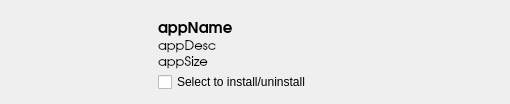
<?xml version="1.0" encoding="UTF-8"?>
<ui version="4.0">
 <class>ServiceItemWidget</class>
 <widget class="QWidget" name="ServiceItemWidget">
  <property name="geometry">
   <rect>
    <x>0</x>
    <y>0</y>
    <width>510</width>
    <height>104</height>
   </rect>
  </property>
  <property name="minimumSize">
   <size>
    <width>0</width>
    <height>90</height>
   </size>
  </property>
  <property name="windowTitle">
   <string>Form</string>
  </property>
  <layout class="QGridLayout" name="gridLayout">
   <item row="0" column="1">
    <widget class="QLabel" name="labelStatus">
     <property name="minimumSize">
      <size>
       <width>111</width>
       <height>90</height>
      </size>
     </property>
     <property name="maximumSize">
      <size>
       <width>111</width>
       <height>90</height>
      </size>
     </property>
     <property name="toolTip">
      <string>toolTipText</string>
     </property>
     <property name="styleSheet">
      <string>border: 1px solid rgb(236, 236, 236, 100);</string>
     </property>
     <property name="text">
      <string/>
     </property>
     <property name="pixmap">
      <pixmap>../../../../../../home/build/Dokumentumok/Projektek/PackageWizard/modules_uic/pics/blackPanther_shield200.png</pixmap>
     </property>
     <property name="scaledContents">
      <bool>true</bool>
     </property>
     <property name="openExternalLinks">
      <bool>false</bool>
     </property>
    </widget>
   </item>
   <item row="0" column="2">
    <layout class="QVBoxLayout" name="verticalLayout">
     <property name="spacing">
      <number>2</number>
     </property>
     <property name="sizeConstraint">
      <enum>QLayout::SetNoConstraint</enum>
     </property>
     <property name="leftMargin">
      <number>15</number>
     </property>
     <property name="topMargin">
      <number>5</number>
     </property>
     <property name="rightMargin">
      <number>15</number>
     </property>
     <item>
      <widget class="QLabel" name="labelName">
       <property name="font">
        <font>
         <family>URW Gothic L</family>
         <pointsize>11</pointsize>
         <weight>75</weight>
         <bold>true</bold>
        </font>
       </property>
       <property name="text">
        <string>appName</string>
       </property>
      </widget>
     </item>
     <item>
      <widget class="QLabel" name="labelDesc">
       <property name="font">
        <font>
         <family>URW Gothic L</family>
         <pointsize>10</pointsize>
        </font>
       </property>
       <property name="styleSheet">
        <string notr="true"/>
       </property>
       <property name="text">
        <string>appDesc</string>
       </property>
      </widget>
     </item>
     <item>
      <widget class="QLabel" name="labelSize">
       <property name="font">
        <font>
         <family>URW Gothic L</family>
         <pointsize>10</pointsize>
        </font>
       </property>
       <property name="styleSheet">
        <string notr="true"/>
       </property>
       <property name="text">
        <string>appSize</string>
       </property>
      </widget>
     </item>
     <item>
      <widget class="QCheckBox" name="checkBox">
       <property name="text">
        <string>Select to install/uninstall</string>
       </property>
      </widget>
     </item>
     <item>
      <spacer name="verticalSpacer">
       <property name="orientation">
        <enum>Qt::Vertical</enum>
       </property>
       <property name="sizeHint" stdset="0">
        <size>
         <width>20</width>
         <height>40</height>
        </size>
       </property>
      </spacer>
     </item>
    </layout>
   </item>
   <item row="0" column="0">
    <spacer name="horizontalSpacer_2">
     <property name="orientation">
      <enum>Qt::Horizontal</enum>
     </property>
     <property name="sizeType">
      <enum>QSizePolicy::Fixed</enum>
     </property>
     <property name="sizeHint" stdset="0">
      <size>
       <width>15</width>
       <height>20</height>
      </size>
     </property>
    </spacer>
   </item>
  </layout>
 </widget>
 <resources/>
 <connections/>
</ui>
